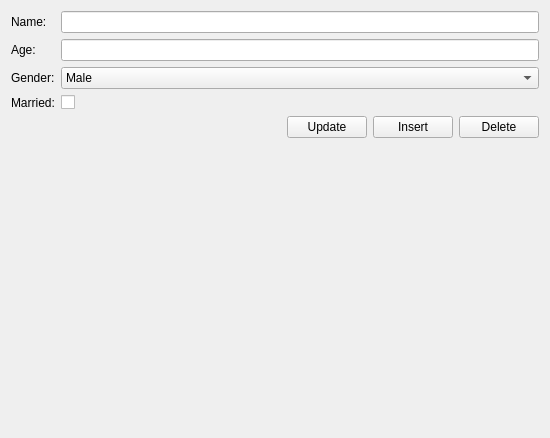
<?xml version="1.0" encoding="UTF-8"?>
<ui version="4.0">
 <class>MainWindow</class>
 <widget class="QMainWindow" name="MainWindow">
  <property name="geometry">
   <rect>
    <x>0</x>
    <y>0</y>
    <width>550</width>
    <height>438</height>
   </rect>
  </property>
  <property name="minimumSize">
   <size>
    <width>400</width>
    <height>400</height>
   </size>
  </property>
  <property name="windowTitle">
   <string>MainWindow</string>
  </property>
  <widget class="QWidget" name="centralWidget">
   <layout class="QFormLayout" name="formLayout">
    <item row="0" column="0">
     <widget class="QLabel" name="label">
      <property name="text">
       <string>Name:</string>
      </property>
     </widget>
    </item>
    <item row="0" column="1">
     <widget class="QLineEdit" name="nameInput"/>
    </item>
    <item row="1" column="0">
     <widget class="QLabel" name="label_3">
      <property name="text">
       <string>Age:</string>
      </property>
     </widget>
    </item>
    <item row="1" column="1">
     <widget class="QLineEdit" name="ageInput"/>
    </item>
    <item row="2" column="0">
     <widget class="QLabel" name="label_5">
      <property name="text">
       <string>Gender:</string>
      </property>
     </widget>
    </item>
    <item row="2" column="1">
     <widget class="QComboBox" name="gender">
      <item>
       <property name="text">
        <string>Male</string>
       </property>
      </item>
      <item>
       <property name="text">
        <string>Female</string>
       </property>
      </item>
     </widget>
    </item>
    <item row="3" column="0">
     <widget class="QLabel" name="label_6">
      <property name="text">
       <string>Married:</string>
      </property>
     </widget>
    </item>
    <item row="3" column="1">
     <widget class="QCheckBox" name="married">
      <property name="text">
       <string/>
      </property>
     </widget>
    </item>
    <item row="4" column="1">
     <layout class="QHBoxLayout" name="horizontalLayout">
      <item>
       <spacer name="horizontalSpacer">
        <property name="orientation">
         <enum>Qt::Horizontal</enum>
        </property>
        <property name="sizeHint" stdset="0">
         <size>
          <width>40</width>
          <height>20</height>
         </size>
        </property>
       </spacer>
      </item>
      <item>
       <widget class="QPushButton" name="updateButton">
        <property name="text">
         <string>Update</string>
        </property>
       </widget>
      </item>
      <item>
       <widget class="QPushButton" name="insertButton">
        <property name="text">
         <string>Insert</string>
        </property>
       </widget>
      </item>
      <item>
       <widget class="QPushButton" name="deleteButton">
        <property name="text">
         <string>Delete</string>
        </property>
       </widget>
      </item>
     </layout>
    </item>
   </layout>
  </widget>
 </widget>
 <layoutdefault spacing="6" margin="11"/>
 <resources/>
 <connections/>
</ui>
